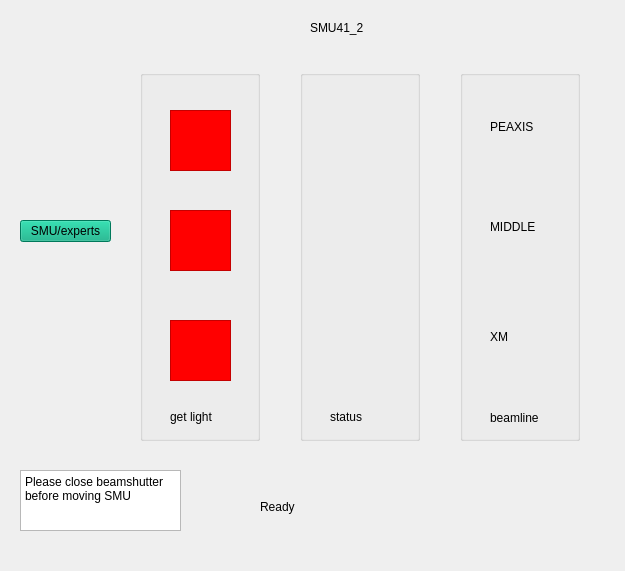
<?xml version="1.0" encoding="UTF-8"?>
<ui version="4.0">
 <class>smu41_2</class>
 <widget class="QWidget" name="smu41_2">
  <property name="geometry">
   <rect>
    <x>0</x>
    <y>0</y>
    <width>625</width>
    <height>571</height>
   </rect>
  </property>
  <property name="windowTitle">
   <string>Form</string>
  </property>
  <widget class="QGroupBox" name="groupBox_3">
   <property name="geometry">
    <rect>
     <x>140</x>
     <y>70</y>
     <width>120</width>
     <height>371</height>
    </rect>
   </property>
   <property name="title">
    <string/>
   </property>
   <widget class="QGraphicsView" name="graphicsView">
    <property name="geometry">
     <rect>
      <x>30</x>
      <y>40</y>
      <width>61</width>
      <height>61</height>
     </rect>
    </property>
    <property name="styleSheet">
     <string notr="true">background-color: rgb(255, 0, 0);</string>
    </property>
   </widget>
   <widget class="QGraphicsView" name="graphicsView_2">
    <property name="geometry">
     <rect>
      <x>30</x>
      <y>140</y>
      <width>61</width>
      <height>61</height>
     </rect>
    </property>
    <property name="styleSheet">
     <string notr="true">background-color: rgb(255, 0, 0);</string>
    </property>
   </widget>
   <widget class="QGraphicsView" name="graphicsView_3">
    <property name="geometry">
     <rect>
      <x>30</x>
      <y>250</y>
      <width>61</width>
      <height>61</height>
     </rect>
    </property>
    <property name="styleSheet">
     <string notr="true">background-color: rgb(255, 0, 0);</string>
    </property>
   </widget>
   <widget class="QLabel" name="label_4">
    <property name="geometry">
     <rect>
      <x>30</x>
      <y>340</y>
      <width>59</width>
      <height>14</height>
     </rect>
    </property>
    <property name="text">
     <string>get light</string>
    </property>
   </widget>
  </widget>
  <widget class="QGroupBox" name="groupBox_2">
   <property name="geometry">
    <rect>
     <x>300</x>
     <y>70</y>
     <width>120</width>
     <height>371</height>
    </rect>
   </property>
   <property name="title">
    <string/>
   </property>
   <widget class="QCALed" name="LedV1" native="true">
    <property name="geometry">
     <rect>
      <x>50</x>
      <y>60</y>
      <width>21</width>
      <height>21</height>
     </rect>
    </property>
    <property name="sizePolicy">
     <sizepolicy hsizetype="Fixed" vsizetype="Fixed">
      <horstretch>0</horstretch>
      <verstretch>0</verstretch>
     </sizepolicy>
    </property>
    <property name="pv" stdset="0">
     <string>SMU2Y02U106L:PosA</string>
    </property>
   </widget>
   <widget class="QCALed" name="LedV1_2" native="true">
    <property name="geometry">
     <rect>
      <x>50</x>
      <y>150</y>
      <width>21</width>
      <height>21</height>
     </rect>
    </property>
    <property name="sizePolicy">
     <sizepolicy hsizetype="Fixed" vsizetype="Fixed">
      <horstretch>0</horstretch>
      <verstretch>0</verstretch>
     </sizepolicy>
    </property>
    <property name="pv" stdset="0">
     <string>SMU2Y02U106L:PosB</string>
    </property>
   </widget>
   <widget class="QCALed" name="LedV1_3" native="true">
    <property name="geometry">
     <rect>
      <x>50</x>
      <y>270</y>
      <width>21</width>
      <height>21</height>
     </rect>
    </property>
    <property name="sizePolicy">
     <sizepolicy hsizetype="Fixed" vsizetype="Fixed">
      <horstretch>0</horstretch>
      <verstretch>0</verstretch>
     </sizepolicy>
    </property>
    <property name="pv" stdset="0">
     <string>SMU2Y02U106L:PosC</string>
    </property>
   </widget>
   <widget class="QLabel" name="label_5">
    <property name="geometry">
     <rect>
      <x>30</x>
      <y>340</y>
      <width>59</width>
      <height>14</height>
     </rect>
    </property>
    <property name="text">
     <string>status</string>
    </property>
   </widget>
  </widget>
  <widget class="QTextEdit" name="textEdit">
   <property name="geometry">
    <rect>
     <x>20</x>
     <y>470</y>
     <width>161</width>
     <height>61</height>
    </rect>
   </property>
   <property name="html">
    <string>&lt;!DOCTYPE HTML PUBLIC &quot;-//W3C//DTD HTML 4.0//EN&quot; &quot;http://www.w3.org/TR/REC-html40/strict.dtd&quot;&gt;
&lt;html&gt;&lt;head&gt;&lt;meta name=&quot;qrichtext&quot; content=&quot;1&quot; /&gt;&lt;style type=&quot;text/css&quot;&gt;
p, li { white-space: pre-wrap; }
&lt;/style&gt;&lt;/head&gt;&lt;body style=&quot; font-family:'Sans Serif'; font-size:9pt; font-weight:400; font-style:normal;&quot;&gt;
&lt;p style=&quot; margin-top:0px; margin-bottom:0px; margin-left:0px; margin-right:0px; -qt-block-indent:0; text-indent:0px;&quot;&gt;Please close beamshutter before moving SMU&lt;/p&gt;&lt;/body&gt;&lt;/html&gt;</string>
   </property>
  </widget>
  <widget class="QPushButton" name="pushButton">
   <property name="geometry">
    <rect>
     <x>20</x>
     <y>220</y>
     <width>91</width>
     <height>22</height>
    </rect>
   </property>
   <property name="styleSheet">
    <string notr="true">background-color: rgb(0, 170, 127);</string>
   </property>
   <property name="text">
    <string>SMU/experts</string>
   </property>
  </widget>
  <widget class="QLabel" name="label_2">
   <property name="geometry">
    <rect>
     <x>80</x>
     <y>230</y>
     <width>59</width>
     <height>14</height>
    </rect>
   </property>
   <property name="text">
    <string/>
   </property>
  </widget>
  <widget class="QLabel" name="label_3">
   <property name="geometry">
    <rect>
     <x>260</x>
     <y>500</y>
     <width>59</width>
     <height>14</height>
    </rect>
   </property>
   <property name="text">
    <string>Ready</string>
   </property>
  </widget>
  <widget class="QGroupBox" name="groupBox">
   <property name="geometry">
    <rect>
     <x>460</x>
     <y>70</y>
     <width>120</width>
     <height>371</height>
    </rect>
   </property>
   <property name="title">
    <string/>
   </property>
   <widget class="QLabel" name="label_6">
    <property name="geometry">
     <rect>
      <x>30</x>
      <y>340</y>
      <width>61</width>
      <height>16</height>
     </rect>
    </property>
    <property name="text">
     <string>beamline</string>
    </property>
   </widget>
   <widget class="QLabel" name="label_7">
    <property name="geometry">
     <rect>
      <x>30</x>
      <y>50</y>
      <width>59</width>
      <height>14</height>
     </rect>
    </property>
    <property name="text">
     <string>PEAXIS</string>
    </property>
   </widget>
   <widget class="QLabel" name="label_8">
    <property name="geometry">
     <rect>
      <x>30</x>
      <y>150</y>
      <width>59</width>
      <height>14</height>
     </rect>
    </property>
    <property name="text">
     <string>MIDDLE</string>
    </property>
   </widget>
   <widget class="QLabel" name="label_9">
    <property name="geometry">
     <rect>
      <x>30</x>
      <y>260</y>
      <width>59</width>
      <height>14</height>
     </rect>
    </property>
    <property name="text">
     <string>XM</string>
    </property>
   </widget>
  </widget>
  <widget class="QLabel" name="label">
   <property name="geometry">
    <rect>
     <x>310</x>
     <y>20</y>
     <width>61</width>
     <height>16</height>
    </rect>
   </property>
   <property name="text">
    <string>SMU41_2</string>
   </property>
  </widget>
  <widget class="QCALed" name="LedV1_4" native="true">
   <property name="geometry">
    <rect>
     <x>270</x>
     <y>530</y>
     <width>21</width>
     <height>21</height>
    </rect>
   </property>
   <property name="sizePolicy">
    <sizepolicy hsizetype="Fixed" vsizetype="Fixed">
     <horstretch>0</horstretch>
     <verstretch>0</verstretch>
    </sizepolicy>
   </property>
   <property name="pv" stdset="0">
    <string>SMU41_2:ExecSens</string>
   </property>
  </widget>
 </widget>
 <customwidgets>
  <customwidget>
   <class>QCALed</class>
   <extends>QWidget</extends>
   <header>qcaled.h</header>
  </customwidget>
 </customwidgets>
 <resources/>
 <connections/>
</ui>
